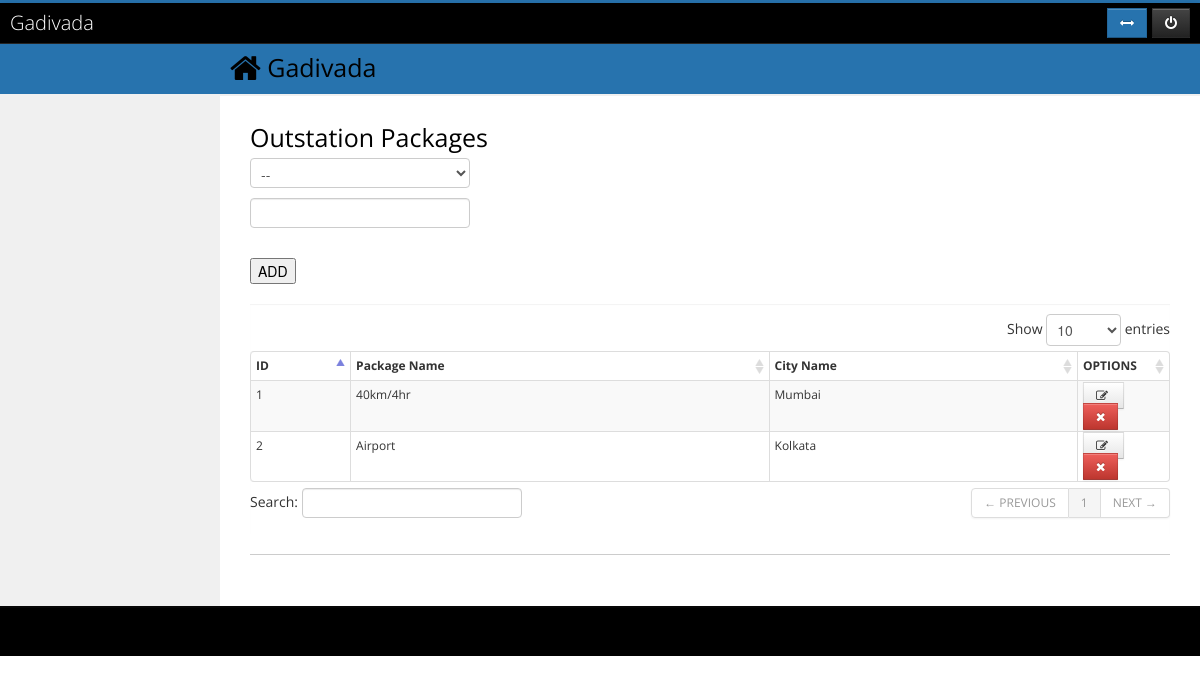
/index.php/admin_c/outstation_package, run on the app's committed database.
### tables this page shows
CREATE TABLE IF NOT EXISTS `package_outstation` (
  `ID` int(11) NOT NULL AUTO_INCREMENT,
  `CITY_ID` int(11) NOT NULL,
  `OUTSTATION_NAME` varchar(100) DEFAULT NULL,
  PRIMARY KEY (`ID`),
  KEY `FK_PACKAGE_OUTSTATION.CITY_ID` (`CITY_ID`)
);

CREATE TABLE IF NOT EXISTS `city` (
  `ID` int(11) NOT NULL AUTO_INCREMENT,
  `CITY_NAME` varchar(100) DEFAULT NULL,
  PRIMARY KEY (`ID`)
);

### application/controllers/admin_c.php (called while the page is built, shortened)
<?php if ( ! defined('BASEPATH')) exit('No direct script access allowed');
class Admin_c extends CI_Controller {
	function __construct()
	{
		$this->load->model('admin_m');
		$this->load->model('city_m');
		$this->load->model('car_type_m');
		$this->load->model('area_m');
		$this->load->model('car_model_m');
		$this->load->model('features_m');
		$this->load->model('packages_m');
		$this->load->model('discounts_m');
		$this->load->model('pricing_m');
		$this->load->model('cancellation_m');
	}
	function outstation_package()
	{
		$data['outP']='active';
		$data['cities'] = $this->city_m->get_all_cities();
		$data['outstation'] = $this->packages_m->get_all_outstation_packages();
		$this->load->view('admin/outstation_package',$data);
	}
}
?>

### index.php (called while the page is built, shortened)
<?php
require_once BASEPATH.'core/CodeIgniter.php';

### application/models/city_m.php (called while the page is built, shortened)
<?php
Class City_m extends CI_Model{
	function get_all_cities($type='',$id=0)
	{
		$this->db->distinct('city');
		$this->db->select('*');
		$this->db->where('CITY_NAME !=','');
		$query=$this->db->get('city')->result();
		return $query;
	}
}
?>

### application/models/packages_m.php (called while the page is built, shortened)
<?php
Class Packages_m extends CI_Model{
	function get_all_outstation_packages($type='')
	{
			 $this->db->distinct();
		$query=$this->db->get()->result();
		return $query;
	}
}
?>

### application/views/admin/outstation_package.php (the view, shortened to what this page needs)
	<h2>Outstation Packages</h2>
	<?php
		$city = array();
		$city['']='--';
		foreach($cities as $c){
			$city[$c->ID]=$c->CITY_NAME;
		}
	?>
	<form name='packagesform' id='packagesform' method='post' action='<?php echo base_url()?>admin/packages/outstation'>
		<?php echo form_dropdown('city',$city);?><br>
		<input type='text' name='package' id='package'><br>
		<input type='hidden' name='packageid' id='packageid'><br>
		<input type='submit' name='submitpackage' id='submitpackage' value='ADD'>
	</form>
<div id="collapse4" class="body">
	<table id="dataTable" class="table table-bordered table-condensed table-hover table-striped">
		<thead>
			<tr>
				<th>ID</th>
				<th>Package Name</th>
				<th>City Name</th>
				<th width="10%">OPTIONS</th>
			</tr>
		</thead>
		<tbody>
			<?php $numbers = 1;
			foreach($outstation as $a)
			{
				echo '<tr>
				<td>'.$numbers.'</td>
				<td>'.$a->OUTSTATION_NAME.'</td>
				<td>'.$a->CITY_NAME.'</td>
				<td>
				<a href="javascript: editout('.$a->ID.')" class="ajax btn edit" alt="Edit">
				<i class="icon-edit"></i>
				</a>&nbsp;&nbsp;
				<a href="'.base_url().'ajax/delete_outstaion_package/'.$a->ID.'" class="delete_btn btn btn-danger remove" title="'.$a->OUTSTATION_NAME.'">
				<i class="icon-remove"></i>
				</a>
				</td>
				</tr>';
				$numbers ++ ;
			}  ?>
		</tbody>
	</table>
</div>

### css/style.css (style rules this page uses)
html,body,div,span,applet,object,iframe,h1,h2,h3,h4,h5,h6,p,blockquote,pre,a,abbr,acronym,address,big,cite,code,del,dfn,em,img,ins,kbd,q,s,samp,small,strike,strong,sub,sup,tt,var,b,u,i,dl,dt,dd,ol,nav ul,nav li,fieldset,form,label,legend,table,caption,tbody,tfoot,thead,tr,th,td,article,aside,canvas,details,embed,figure,figcaption,footer,header,hgroup,menu,nav,output,ruby,section,summary,time,mark,audio,video { margin:0;border:0;font-size:100%;font:inherit;vertical-align:baseline; }
table { border-collapse:collapse;border-spacing:0; }
a { text-decoration:none; }
body { font-family: 'Raleway', sans-serif; background: #000000; }
.box a { font-size:1em; text-transform:uppercase; display: inline; transition: 0.5s ease; -o-transition: 0.5s ease; -webkit-transition: 0.5s ease; }

### assets/css/style.css (style rules this page uses)
html, body { height: 100%; }
body { visibility:hidden; font-family: 'Open Sans', sans-serif; }
.box .body, .box .block { padding: 10px 0; -webkit-box-shadow: inset 0 1px 1px rgba(0, 0, 0, 0.05); -moz-box-shadow: inset 0 1px 1px rgba(0, 0, 0, 0.05); box-shadow: inset 0 1px 1px rgba(0, 0, 0, 0.05); }
.btn { -webkit-border-radius: 0; -moz-border-radius: 0; border-radius: 0; }

### css/custom.css (style rules this page uses)
body { visibility:hidden; }
body { margin: 0; font-family: 'Open Sans', Arial, sans-serif; font-size: 12px; line-height: 20px; color: #333333; background-color: #ffffff; }
h1, h2, h3 { font-weight: normal; margin: 0 0 10px; }
h2 { font-size: 18px; color: #000000; line-height: 22px; }
h2 { font-size: 25px; line-height: 22px; color: black; margin: 0 0 10px; }

### data on the page
package_outstation: OUTSTATION_NAME "40km/4hr", CITY_ID.CITY_NAME "Mumbai"
package_outstation: OUTSTATION_NAME "Airport", CITY_ID.CITY_NAME "Kolkata"
